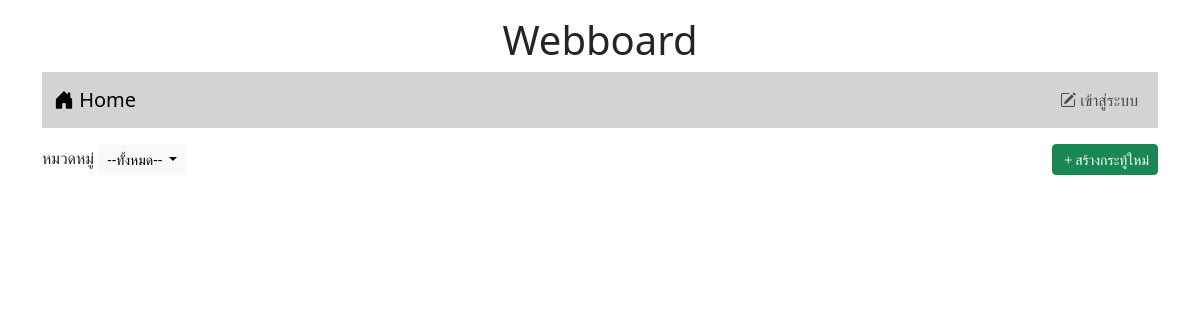
Before: / with the older database file.
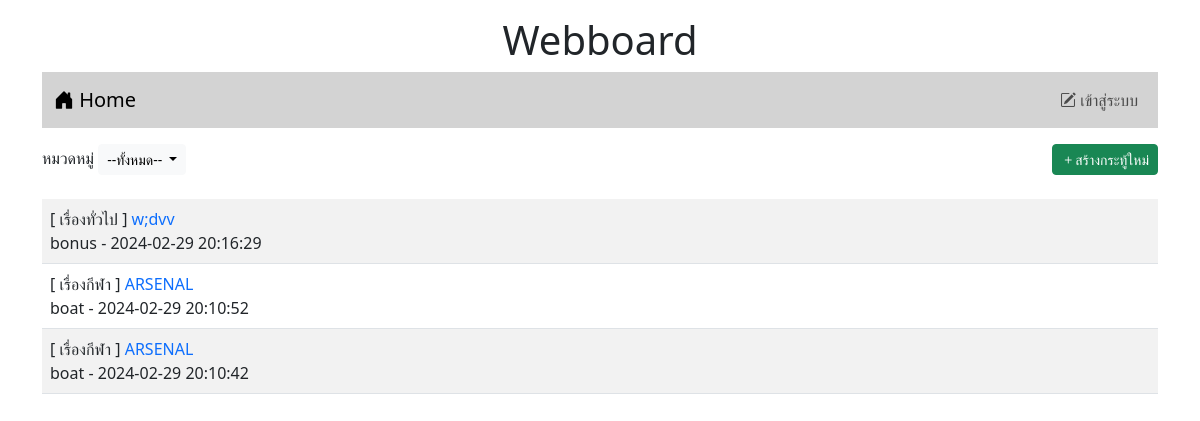
After: the same page with the newer database file.
### tables this page shows
CREATE TABLE `post` (
  `id` int(11) NOT NULL,
  `title` varchar(128) NOT NULL,
  `content` varchar(2048) NOT NULL,
  `post_date` datetime NOT NULL,
  `cat_id` int(11) NOT NULL,
  `user_id` int(11) NOT NULL
);

CREATE TABLE `category` (
  `id` int(11) NOT NULL,
  `name` varchar(32) NOT NULL
);

CREATE TABLE `user` (
  `id` int(11) NOT NULL,
  `login` varchar(32) NOT NULL,
  `password` varchar(64) NOT NULL,
  `name` varchar(64) NOT NULL,
  `gender` char(1) NOT NULL,
  `email` varchar(32) NOT NULL,
  `role` char(1) NOT NULL
);

### index.php (the view, shortened to what this page needs)
<!DOCTYPE html>
<html lang="en">
<head>
    <link href="https://cdn.jsdelivr.net/npm/bootstrap@5.3.0-alpha1/dist/css/bootstrap.min.css" rel="stylesheet">
    <link rel="stylesheet" href="https://cdn.jsdelivr.net/npm/bootstrap-icons@1.10.3/font/bootstrap-icons.css">
</head>
<body>
    <div class="container">
    <h1 style="text-align: center;" class="mt-3">Webboard</h1>
    <?php include "nav.php"; ?>
    <div class="mt-3 d-flex justify-content-between">
        <div>
            <label>หมวดหมู่</label>
            <span class="dropdown">
                <button class="btn btn-light dropdown-toggle btn-sm"
                 type="button" id ="Button2" data-bs-toggle="dropdown"
                  aria-expanded="false">--ทั้งหมด--
                </button>
            </span>
        </div>
        <div><a href="newpost.php" class="btn btn-success btn-sm">
            <i class="bi bi-plus"></i>สร้างกระทู้ใหม่
        </a></div>
    </div>
    <table class="table table-striped mt-4">
        <?php
        $conn=new PDO("mysql:host=localhost;dbname=webboard;charset=utf8", "root", "");
        $sql="SELECT t3.name,t1.title,t1.id,t2.login,t1.post_date FROM post as t1
        INNER JOIN user as t2 ON (t1.user_id=t2.id)
        INNER JOIN category as t3 ON (t1.cat_id=t3.id) ORDER BY t1.post_date DESC";
        $result=$conn->query($sql);
        while($row = $result->fetch()){
            echo "<tr><td>[ $row[0] ] <a href=post.php?id=$row[2]
            style=text-decoration:none>$row[1]</a><br>$row[3] - $row[4]</td></tr>";
        }
        ?>
</table>
    </div>
</body>
</html>

### nav.php (shortened to what this page needs)
<nav class="navbar navbar-expand-lg" style="background-color:#d3d3d3;">
  <div class="container-fluid">
    <a class="navbar-brand" href="index.php"><i class="bi bi-house-door-fill"></i> Home</a>
      <ul class="navbar-nav">
        <?php if(!isset($_SESSION['id'])) { ?>
        <li class="nav-item">
          <a class="nav-link" aria-current="page" href="login.php"><i class="bi bi-pencil-square"></i> เข้าสู่ระบบ</a>
        </li>
        <?php } ?>
      </ul>
    </div>
</nav>

Changed rows visible on the page:
added post: category.name "เรื่องทั่วไป", title "w;dvv", user.login "bonus", post_date "2024-02-29 20:16:29"
added post: category.name "เรื่องกีฬา", title "ARSENAL", user.login "boat", post_date "2024-02-29 20:10:52"
added post: category.name "เรื่องกีฬา", title "ARSENAL", user.login "boat", post_date "2024-02-29 20:10:42"
